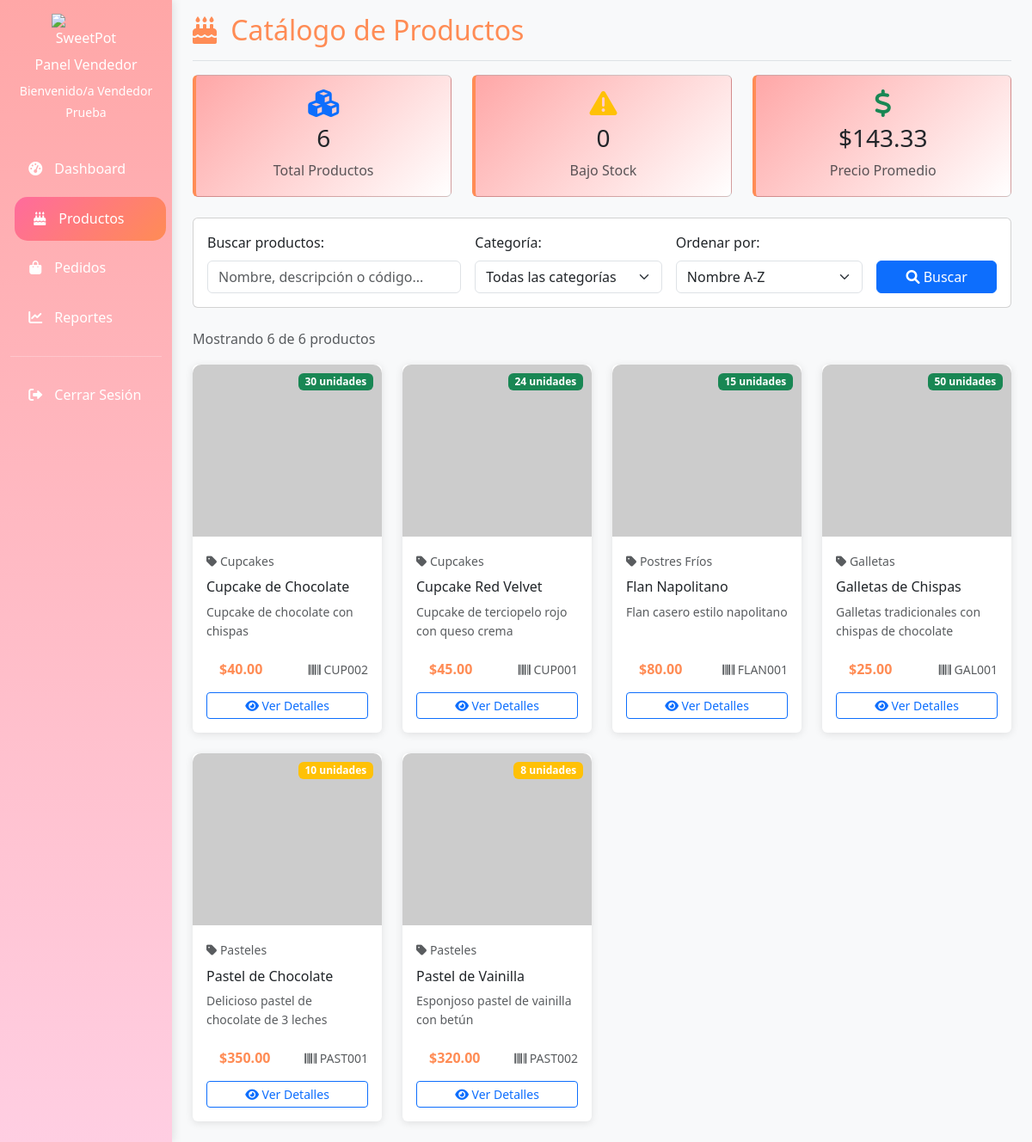
Page /vendedor/productos.php (signed in) on the committed database.
### tables this page shows
CREATE TABLE productos (
    id INT AUTO_INCREMENT PRIMARY KEY,
    categoria_id INT NOT NULL,
    nombre VARCHAR(100) NOT NULL,
    descripcion TEXT,
    precio DECIMAL(10,2) NOT NULL,
    stock INT NOT NULL DEFAULT 0,
    stock_minimo INT DEFAULT 5,
    imagen VARCHAR(500),
    codigo_producto VARCHAR(50) UNIQUE,
    estado ENUM('activo','inactivo') DEFAULT 'activo',
    fecha_creacion DATETIME DEFAULT CURRENT_TIMESTAMP,
    fecha_actualizacion DATETIME DEFAULT CURRENT_TIMESTAMP ON UPDATE CURRENT_TIMESTAMP,
    
    FOREIGN KEY (categoria_id) REFERENCES categorias(id) ON DELETE CASCADE,
    INDEX idx_categoria (categoria_id),
    INDEX idx_nombre (nombre),
    INDEX idx_estado (estado),
    INDEX idx_codigo (codigo_producto)
);

CREATE TABLE categorias (
    id INT AUTO_INCREMENT PRIMARY KEY,
    nombre VARCHAR(100) NOT NULL UNIQUE,
    descripcion TEXT,
    estado ENUM('activo','inactivo') DEFAULT 'activo',
    fecha_creacion DATETIME DEFAULT CURRENT_TIMESTAMP,
    
    INDEX idx_nombre (nombre),
    INDEX idx_estado (estado)
);

### vendedor/productos.php (the view, shortened to what this page needs)
<?php
$db = new Database();
$conn = $db->getConnection();
$page = isset($_GET['page']) ? (int) $_GET['page'] : 1;
$limit = 12;
$search = isset($_GET['search']) ? trim($_GET['search']) : '';
$orden = isset($_GET['orden']) ? $_GET['orden'] : 'nombre_asc';
try {
    $whereConditions = ["p.estado = 'activo'"];
    $params = [];
    $whereClause = implode(' AND ', $whereConditions);
    $orderBy = match($orden) {
        'nombre_desc' => 'p.nombre DESC',
        'precio_asc' => 'p.precio ASC',
        'precio_desc' => 'p.precio DESC',
        'stock_asc' => 'p.stock ASC',
        'stock_desc' => 'p.stock DESC',
        'fecha_desc' => 'p.fecha_creacion DESC',
        default => 'p.nombre ASC'
    };
    $countQuery = "SELECT COUNT(*) FROM productos p
                   INNER JOIN categorias c ON p.categoria_id = c.id
                   WHERE $whereClause";
    $countStmt = $conn->prepare($countQuery);
    $countStmt->execute($params);
    $totalProductos = $countStmt->fetchColumn();
    $offset = ($page - 1) * $limit;
    $query = "SELECT p.*, c.nombre as categoria_nombre
              FROM productos p
              INNER JOIN categorias c ON p.categoria_id = c.id
              WHERE $whereClause
              ORDER BY $orderBy
              LIMIT :limit OFFSET :offset";
    $stmt = $conn->prepare($query);
    $stmt->bindValue(':limit', $limit, PDO::PARAM_INT);
    $stmt->bindValue(':offset', $offset, PDO::PARAM_INT);
    $stmt->execute();
    $productos = $stmt->fetchAll(PDO::FETCH_ASSOC);
    $statsQuery = "SELECT
                    COUNT(*) as total_productos,
                    SUM(CASE WHEN stock <= stock_minimo THEN 1 ELSE 0 END) as productos_bajo_stock,
                    AVG(precio) as precio_promedio
                   FROM productos WHERE estado = 'activo'";
    $statsStmt = $conn->prepare($statsQuery);
    $statsStmt->execute();
    $stats = $statsStmt->fetch(PDO::FETCH_ASSOC);
} catch (Exception $e) {
    $error = "Error al cargar productos: " . $e->getMessage();
}
?>
<!DOCTYPE html>
<html lang="es">
<head>
    <link href="https://cdn.jsdelivr.net/npm/bootstrap@5.3.0/dist/css/bootstrap.min.css" rel="stylesheet">
    <link href="https://cdnjs.cloudflare.com/ajax/libs/font-awesome/6.0.0/css/all.min.css" rel="stylesheet">
    <link href="https://cdnjs.cloudflare.com/ajax/libs/animate.css/4.1.1/animate.min.css" rel="stylesheet">
    <link href="../assets/css/sweetpot.css" rel="stylesheet">
</head>
<body class="bg-light">
    <div class="container-fluid">
        <div class="row">
            <?php include 'includes/sidebar.php'; ?>
            <main class="col-md-9 ms-sm-auto col-lg-10 px-md-4">
                <div class="d-flex justify-content-between flex-wrap flex-md-nowrap align-items-center pt-3 pb-2 mb-3 border-bottom">
                    <h1 class="h2">
                        <i class="fas fa-birthday-cake me-2"></i>
                        Catálogo de Productos
                    </h1>
                </div>
                <?php if (isset($stats)): ?>
                    <div class="row mb-4">
                        <div class="col-md-4">
                            <div class="card stats-card">
                                <div class="card-body text-center">
                                    <i class="fas fa-cubes fa-2x text-primary mb-2"></i>
                                    <h3><?php echo number_format($stats['total_productos']); ?></h3>
                                    <p class="text-muted mb-0">Total Productos</p>
                                </div>
                            </div>
                        </div>
                        <div class="col-md-4">
                            <div class="card stats-card">
                                <div class="card-body text-center">
                                    <i class="fas fa-exclamation-triangle fa-2x text-warning mb-2"></i>
                                    <h3><?php echo number_format($stats['productos_bajo_stock']); ?></h3>
                                    <p class="text-muted mb-0">Bajo Stock</p>
                                </div>
                            </div>
                        </div>
                        <div class="col-md-4">
                            <div class="card stats-card">
                                <div class="card-body text-center">
                                    <i class="fas fa-dollar-sign fa-2x text-success mb-2"></i>
                                    <h3>$<?php echo number_format($stats['precio_promedio'], 2); ?></h3>
                                    <p class="text-muted mb-0">Precio Promedio</p>
                                </div>
                            </div>
                        </div>
                    </div>
                <?php endif; ?>
                <div class="card mb-4">
                    <div class="card-body">
                        <form method="GET" class="row g-3">
                            <div class="col-md-4">
                                <label class="form-label">Buscar productos:</label>
                                <input type="text" class="form-control" name="search"
                                       value="<?php echo htmlspecialchars($search); ?>"
                                       placeholder="Nombre, descripción o código...">
                            </div>
                            <div class="col-md-3">
                                <label class="form-label">Categoría:</label>
                                <select class="form-select" name="categoria">
                                    <option value="">Todas las categorías</option>
                                </select>
                            </div>
                            <div class="col-md-3">
                                <label class="form-label">Ordenar por:</label>
                                <select class="form-select" name="orden">
                                    <option value="nombre_asc" <?php echo $orden == 'nombre_asc' ? 'selected' : ''; ?>>Nombre A-Z</option>
                                </select>
                            </div>
                            <div class="col-md-2 d-flex align-items-end">
                                <button type="submit" class="btn btn-primary w-100">
                                    <i class="fas fa-search"></i> Buscar
                                </button>
                            </div>
                        </form>
                    </div>
                </div>
                <div class="d-flex justify-content-between align-items-center mb-3">
                    <p class="text-muted mb-0">
                        Mostrando <?php echo count($productos); ?> de <?php echo $totalProductos; ?> productos
                    </p>
                </div>
                <?php if (!empty($productos)): ?>
                    <div class="row">
                        <?php foreach ($productos as $producto): ?>
                            <div class="col-lg-3 col-md-4 col-sm-6 mb-4">
                                <div class="card product-card h-100">
                                    <div class="position-relative">
                                        <div class="product-image">
                                            <?php
                                            $imagenUrl = !empty($producto['imagen'])
                                                ? htmlspecialchars($producto['imagen'])
                                                : 'https://via.placeholder.com/300x200/8b4513/ffffff?text=SweetPot';
                                            ?>
                                            <img src="<?php echo $imagenUrl; ?>"
                                                 alt="<?php echo htmlspecialchars($producto['nombre']); ?>"
                                                 onerror="this.src='https://via.placeholder.com/300x200/8b4513/ffffff?text=Sin+Imagen'">
                                        </div>
                                        <span class="badge stock-badge <?php
                                            echo $producto['stock'] <= $producto['stock_minimo']
                                                ? 'bg-danger'
                                                : ($producto['stock'] <= ($producto['stock_minimo'] * 2)
                                                    ? 'bg-warning'
                                                    : 'bg-success');
                                        ?>">
                                            <?php echo $producto['stock']; ?> unidades
                                        </span>
                                    </div>
                                    <div class="card-body d-flex flex-column">
                                        <div class="mb-2">
                                            <small class="text-muted">
                                                <i class="fas fa-tag"></i>
                                                <?php echo htmlspecialchars($producto['categoria_nombre']); ?>
                                            </small>
                                        </div>
                                        <h6 class="card-title"><?php echo htmlspecialchars($producto['nombre']); ?></h6>
                                        <?php if (!empty($producto['descripcion'])): ?>
                                            <p class="card-text text-muted small flex-grow-1">
                                                <?php echo htmlspecialchars(substr($producto['descripcion'], 0, 80)); ?>
                                            </p>
                                        <?php endif; ?>
                                        <div class="mt-auto">
                                            <div class="d-flex justify-content-between align-items-center mb-2">
                                                <span class="price-tag">
                                                    $<?php echo number_format($producto['precio'], 2); ?>
                                                </span>
                                                <?php if (!empty($producto['codigo_producto'])): ?>
                                                    <small class="text-muted">
                                                        <i class="fas fa-barcode"></i>
                                                        <?php echo htmlspecialchars($producto['codigo_producto']); ?>
                                                    </small>
                                                <?php endif; ?>
                                            </div>
                                            <button type="button"
                                                    class="btn btn-outline-primary btn-sm w-100"
                                                    onclick="verDetalleProducto(<?php echo $producto['id']; ?>)">
                                                <i class="fas fa-eye"></i> Ver Detalles
                                            </button>
                                        </div>
                                    </div>
                                </div>
                            </div>
                        <?php endforeach; ?>
                    </div>
                <?php endif; ?>
            </main>
        </div>
    </div>
</body>
</html>

### vendedor/includes/sidebar.php (shortened to what this page needs)
<?php
$currentFile = basename($_SERVER['PHP_SELF']);
function isActive($page, $currentFile)
{
    return $page === $currentFile ? 'active' : '';
}
?>
<nav class="col-md-3 col-lg-2 d-md-block sidebar-sweetpot collapse" id="sidebar">
    <div class="position-sticky pt-3">
        <div class="text-center mb-4">
            <img src="../assets/images/logo-sweetpot.png" alt="SweetPot" class="img-fluid mb-2"
                style="max-width: 80px;">
            <h6 class="text-sweetpot-brown">Panel Vendedor</h6>
            <small class="text-muted">Bienvenido/a <?php echo htmlspecialchars($_SESSION['nombre']); ?></small>
        </div>
        <ul class="nav flex-column">
            <li class="nav-item">
                <a class="nav-link <?php echo isActive('dashboard.php', $currentFile); ?>" href="dashboard.php">
                    <i class="fas fa-tachometer-alt me-2"></i>
                    Dashboard
                </a>
            </li>
            <li class="nav-item">
                <a class="nav-link <?php echo isActive('productos.php', $currentFile); ?>" href="productos.php">
                    <i class="fas fa-birthday-cake me-2"></i>
                    Productos
                </a>
            </li>
            <li class="nav-item">
                <a class="nav-link <?php echo isActive('pedidos.php', $currentFile); ?>" href="pedidos.php">
                    <i class="fas fa-shopping-bag me-2"></i>
                    Pedidos
                </a>
            </li>
            <li class="nav-item">
                <a class="nav-link <?php echo isActive('reportes.php', $currentFile); ?>" href="reportes.php">
                    <i class="fas fa-chart-line me-2"></i>
                    Reportes
                </a>
            </li>
            <hr>
            <li class="nav-item">
                <a class="nav-link" href="../logout.php" onclick="confirmarCerrarSesion(); return false;">
                    <i class="fas fa-sign-out-alt me-2"></i>
                    Cerrar Sesión
                </a>
            </li>
        </ul>
    </div>
</nav>

### assets/css/sweetpot.css (style rules this page uses)
:root { --sweetpot-pink: #ff6b9d; --sweetpot-cream: #ffa7a7; --sweetpot-brown: #FF8C55; --sweetpot-light-pink: #ffcee2; --sweetpot-dark-brown: #FF8C55; --sweetpot-white: #ffffff; --sweetpot-light-gray: #f8f9fa; --sweetpot-gray: #6c757d; --sweetpot-success: #28a745; --sweetpot-warning: #ffc107; --sweetpot-danger: #dc3545; --sweetpot-info: #17a2b8; }
body { font-family: 'Segoe UI', Tahoma, Geneva, Verdana, sans-serif; line-height: 1.6; color: var(--sweetpot-brown); }
.text-sweetpot-brown { color: var(--sweetpot-brown) !important; }
.sidebar-sweetpot { background: linear-gradient(180deg, var(--sweetpot-cream), var(--sweetpot-light-pink)); min-height: 100vh; box-shadow: 2px 0 10px rgba(0, 0, 0, 0.1); color: white; }
.sidebar-sweetpot, .sidebar-sweetpot * { color: white !important; }
.sidebar-sweetpot .nav-link { color: var(--sweetpot-brown); padding: 0.8rem 1.2rem; margin: 0.2rem 0; border-radius: 15px; transition: all 0.3s ease; font-weight: 500; }
.sidebar-sweetpot .nav-link:hover, .sidebar-sweetpot .nav-link.active { background: linear-gradient(135deg, var(--sweetpot-pink), var(--sweetpot-brown)); color: white; transform: translateX(5px); }
.sidebar-sweetpot .nav-link i { margin-right: 0.8rem; width: 20px; text-align: center; }

### vendedor/productos.php (style rules this page uses)
.product-card { transition: all 0.3s ease; border: none; box-shadow: 0 2px 10px rgba(0,0,0,0.1); }
.product-image { height: 200px; overflow: hidden; border-radius: 10px 10px 0 0; }
.product-image img { width: 100%; height: 100%; object-fit: cover; transition: transform 0.3s ease; }
.stock-badge { position: absolute; top: 10px; right: 10px; }
.price-tag { background: var(--sweetpot-gold); color: var(--sweetpot-brown); font-weight: bold; padding: 5px 15px; border-radius: 20px; }
.stats-card { background: linear-gradient(135deg, var(--sweetpot-cream), #fff); border-left: 4px solid var(--sweetpot-brown); }

### rows in the picture
productos: stock "30", categoria.nombre "Cupcakes", nombre "Cupcake de Chocolate", descripcion "Cupcake de chocolate con chispas", precio "40.00", codigo_producto "CUP002"
productos: stock "24", categoria.nombre "Cupcakes", nombre "Cupcake Red Velvet", descripcion "Cupcake de terciopelo rojo con queso crema", precio "45.00", codigo_producto "CUP001"
productos: stock "15", categoria.nombre "Postres Fríos", nombre "Flan Napolitano", descripcion "Flan casero estilo napolitano", precio "80.00", codigo_producto "FLAN001"
productos: stock "50", categoria.nombre "Galletas", nombre "Galletas de Chispas", descripcion "Galletas tradicionales con chispas de chocolate", precio "25.00", codigo_producto "GAL001"
productos: stock "10", categoria.nombre "Pasteles", nombre "Pastel de Chocolate", descripcion "Delicioso pastel de chocolate de 3 leches", precio "350.00", codigo_producto "PAST001"
productos: stock "8", categoria.nombre "Pasteles", nombre "Pastel de Vainilla", descripcion "Esponjoso pastel de vainilla con betún", precio "320.00", codigo_producto "PAST002"

### other values in the picture
$_SESSION['nombre'] "Vendedor Prueba"
$stats['total_productos'] "6"
$stats['productos_bajo_stock'] "0"
$stats['precio_promedio'] "143.33"
count($productos) "6"
$totalProductos "6"
